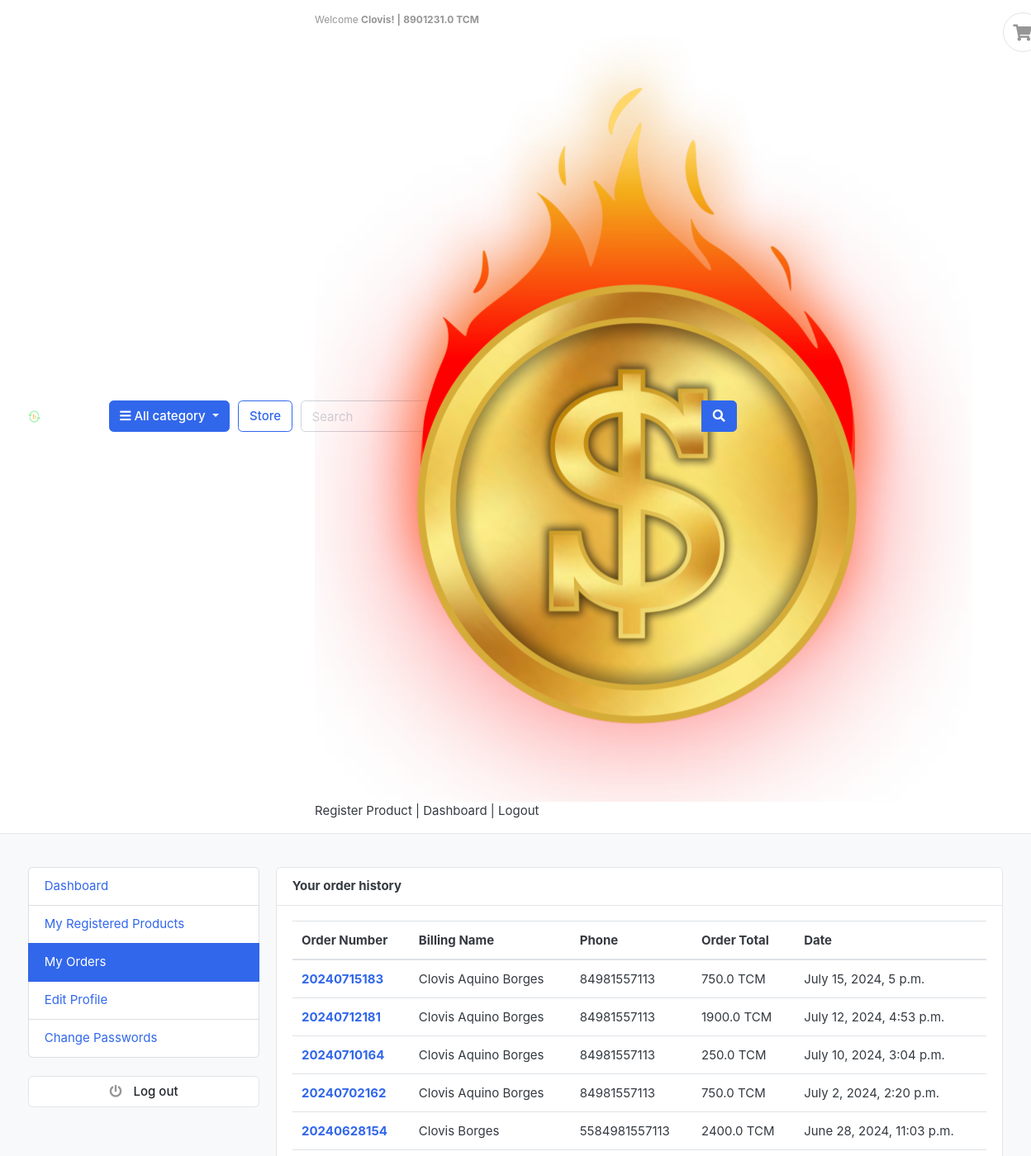
/accounts/my_orders/ (signed in, upper part), run on an earlier commit of the app's database.
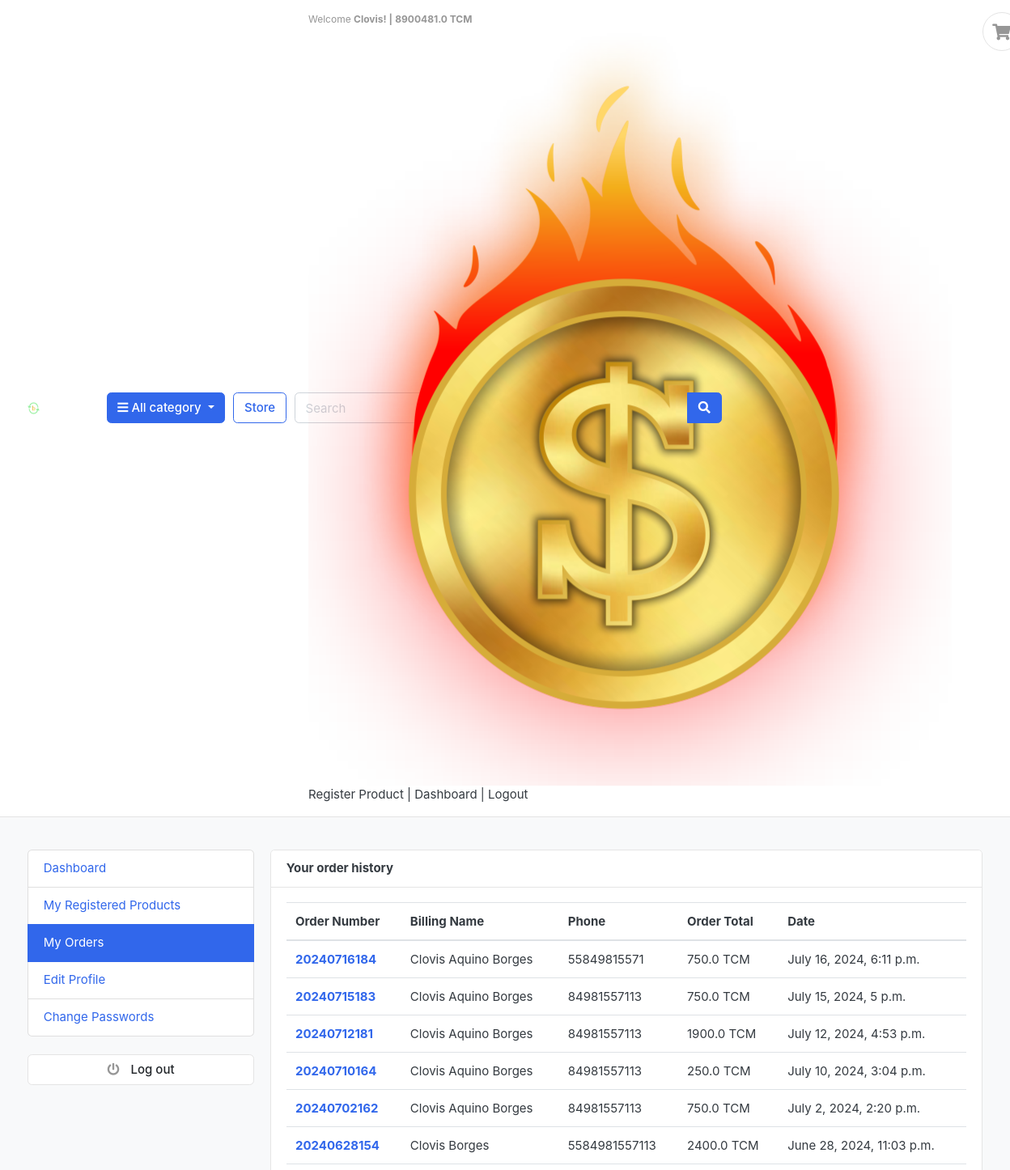
And on a later commit of the database.
### accounts/models.py (models this page shows, shortened)
class Account(AbstractBaseUser):
    first_name = models.CharField(max_length=50)
    last_name = models.CharField(max_length=50)
    username = models.CharField(max_length=50, blank=True, null=True)
    email = models.EmailField(max_length=100, unique=True)
    phone_number = models.CharField(max_length=50, blank=True)
    document = models.CharField(max_length=15, unique=True)
    address = models.CharField(max_length=100, blank=True, null=True)
    TCM_wallet = models.FloatField(default=0, editable=True)
    date_joined = models.DateTimeField(auto_now_add=True)
    last_login = models.DateTimeField(auto_now=True)
    is_admin = models.BooleanField(default=False)
    is_staff = models.BooleanField(default=False)
    is_active = models.BooleanField(default=False)
    is_superadmin = models.BooleanField(default=False)
    USERNAME_FIELD = 'email'
    REQUIRED_FIELDS = ['username', 'first_name',
                       'last_name', 'document', 'address', 'phone_number',]
    objects = MyAccountManager()

### orders/models.py (models this page shows, shortened)
class Order(models.Model):
    STATUS = (
        ('New', 'New'),
        ('Accepted', 'Accepted'),
        ('Completed', 'Completed'),
        ('Cancelled', 'Cancelled'),
    )
    user = models.ForeignKey(Account, on_delete=models.SET_NULL, null=True)
    order_number = models.CharField(max_length=20)
    first_name = models.CharField(max_length=50)
    last_name = models.CharField(max_length=50)
    phone = models.CharField(max_length=15)
    email = models.EmailField(max_length=50)
    address_line_1 = models.CharField(max_length=50)
    address_line_2 = models.CharField(max_length=50, blank=True)
    country = models.CharField(max_length=50)
    state = models.CharField(max_length=50)
    city = models.CharField(max_length=50)
    order_note = models.CharField(max_length=100, blank=True)
    order_total = models.FloatField()
    status = models.CharField(max_length=10, choices=STATUS, default='New')
    ip = models.CharField(blank=True, max_length=20)
    is_ordered = models.BooleanField(default=False)
    created_at = models.DateTimeField(auto_now_add=True)
    updated_at = models.DateTimeField(auto_now=True)
    def full_name(self):
        return f'{self.first_name} {self.last_name}'

### accounts/views.py (the view)
# urls.py: path('my_orders/', views.my_orders, name='my_orders'),
@login_required(login_url='login')
def my_orders(request):
    orders = Order.objects.filter(
        user=request.user, is_ordered=True).order_by('-created_at')
    context = {
        'orders': orders,
    }
    return render(request, 'accounts/my_orders.html', context)

### accounts/context_processors.py (called while the page is built)
def tcm_wallet(request):
    TCM_wallet = 0  # Valor padrão se o usuário não estiver logado ou se não houver TCM_wallet definido
    if request.user.is_authenticated:
        user = Account.objects.get(pk=request.user.pk)
        TCM_wallet = user.TCM_wallet
    return {'TCM_wallet': TCM_wallet}

### carts/context_processors.py (called while the page is built)
def counter(request):
    cart_count = 0
    if 'admin' in request.path:
        return {}
    else:
        try:
            cart = Cart.objects.filter(cart_id=_cart_id(request))
            if request.user.is_authenticated:
                cart_items = CartItem.objects.all().filter(user=request.user)
            else:
                cart_items = CartItem.objects.all().filter(cart=cart[:1])
            for cart_item in cart_items:
                cart_count += cart_item.quantity
        except Cart.DoesNotExist:
            cart_count = 0
    return dict(cart_count=cart_count)

### carts/views.py (called while the page is built)
def _cart_id(request):
    cart = request.session.session_key
    if not cart:
        cart = request.session.create()
    return cart

### category/context_processors.py (called while the page is built)
def menu_links(request):
    links = Category.objects.all()
    return dict(links=links)

### category/models.py (called while the page is built)
    def get_url(self):
        return reverse('products_by_category', args=[self.slug])

### templates/accounts/my_orders.html (shortened to what this page needs)
{% extends 'base.html' %}
{% block content %}
<section class="section-conten padding-y bg">
<div class="container">
	<div class="row">
	{% include 'includes/dashboard_sidebar.html' %}
	<main class="col-md-9">
		<article class="card">
		<header class="card-header">
			<strong class="d-inline-block mr-3">Your order history</strong>
		</header>
		<div class="card-body">
			<div class="row">
			<div class="col-md-12">
				<table class="table table-hover">
				  <thead>
				    <tr>
				      <th scope="col">Order Number</th>
				      <th scope="col">Billing Name</th>
				      <th scope="col">Phone</th>
				      <th scope="col">Order Total</th>
							<th scope="col">Date</th>
				    </tr>
				  </thead>
				  <tbody>
					{% for order in orders %}
				        <tr>
				            <th scope="row"><a href="{% url "order_detail" order.order_number %}">{{order.order_number}}</a></th>
				            <td>{{order.full_name}}</td>
				            <td>{{order.phone}}</td>
				            <td>{{order.order_total}} TCM</td>
					        <td>{{order.created_at}}</td>
				        </tr>
				    {% endfor %}
				  </tbody>
				</table>
			</div>
			</div>
		</div>
		</article>
	</main>
</div>
</div>
</section>
{% endblock %}

### templates/includes/navbar.html (shortened to what this page needs)
{% load static %}
<header class="section-header">
    <section class="header-main border-bottom">
        <div class="container">
            <div class="row align-items-center navbar-padding-right">
                <div class="col-md-1">
                    <a href="/" class="brand-wrap"><img class="logo-da-day" src="{% static './images/BARTER_OUT_logo.png' %}"></a>
                </div>
                <div class="col-lg col-sm col-md col-6 flex-grow-0">
                    <div class="category-wrap dropdown d-inline-block float-right">
                        <button type="button" class="btn btn-primary dropdown-toggle" data-toggle="dropdown">
                            <i class="fa fa-bars"></i> All category
                        </button>
                    </div>
                </div>
                <a href="{% url 'store' %}" class="btn btn-outline-primary">Store</a>
                <div class="col-lg col-md-6 col-sm-6">
                    <form action="{% url 'search' %}" class="search" method="GET">
                        <div class="input-group w-100">
                            <div class="input-group-append">
                                <button class="btn btn-primary" type="submit">
                                    <i class="fa fa-search"></i>
                                </button>
                            </div>
                        </div>
                    </form>
                </div>
                <div class="col-lg-3 col-sm-6 col-8 order-2 order-lg-3 nav-options">
                    <div class="d-flex justify-content-end mb-3 mb-lg-0 nav-options">
                        {% if user.id is None %}
                            <div class="widget-header">
                                <small class="title text-muted">Welcome guest!</small>
                                <div>
                                    <a href="{% url 'login' %}">Sign in</a> <span class="dark-transp"> | </span>
                                    <a href="{% url 'register' %}">Register</a>
                                </div>
                            </div>
                        {% else %}
                            <div class="widget-header">
                                <small class="title text-muted">
                                    Welcome    <b>  {{ user.first_name }}!  |</b>
                                    <b>  {{ TCM_wallet }} TCM</b>
                                    <span class="tcm-icon-container">
                                        <img class="tcm-icon" src="{% static 'images/BARTER_OUT.png' %}" alt="TCM Icon">
                                    </span>
                                </small>
                                <div class="widget-links">
                                    <a href="{% url 'register_product' %}">Register Product</a>
                                    <span class="dark-transp"> | </span>
                                    <a href="{% url 'dashboard' %}">Dashboard</a>
                                    <span class="dark-transp"> | </span>
                                    <a href="{% url 'logout' %}">Logout</a>
                                </div>
                            </div>
                        {% endif %}
                        <a href="{% url 'cart' %}" class="widget-header pl-3 ml-4">
                            <div class="icon icon-sm rounded-circle border"><i class="fa fa-shopping-cart"></i></div>
                        </a>
                    </div>
                </div>
            </div>
        </div>
    </section>
</header>

What changed in the data, as far as the page shows it:
changed Account "Clovis": TCM_wallet "8901231.0" → "8900481.0"
added Order: order_number "20240716184", full_name "Clovis Aquino Borges", phone "55849815571", order_total "750.0", created_at "July 16, 2024, 6:11 p.m."
